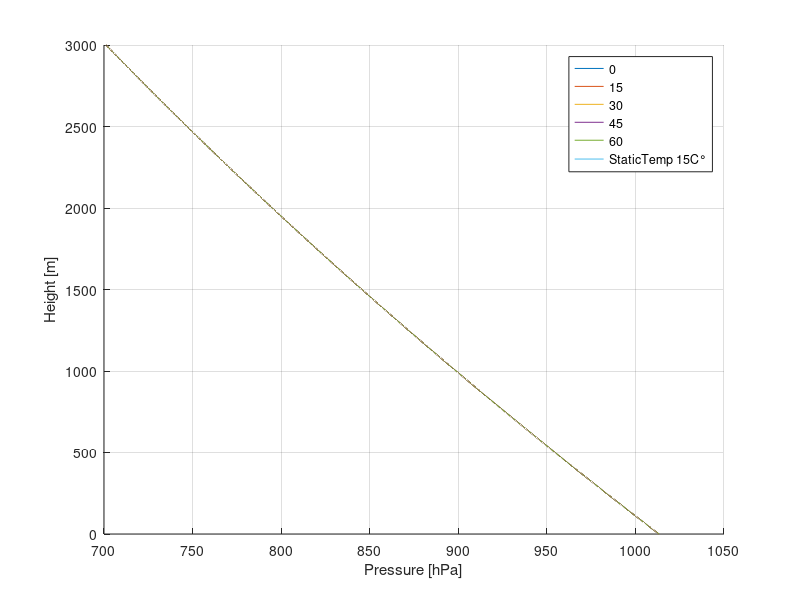
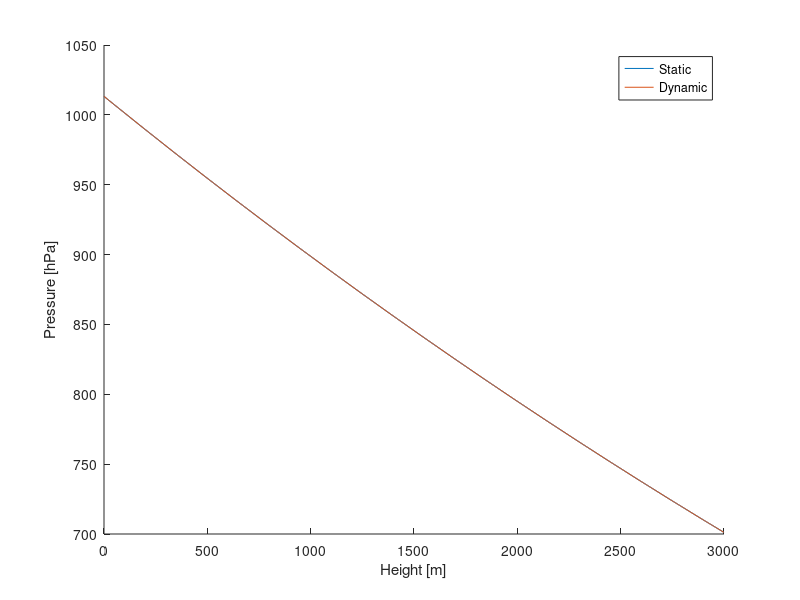
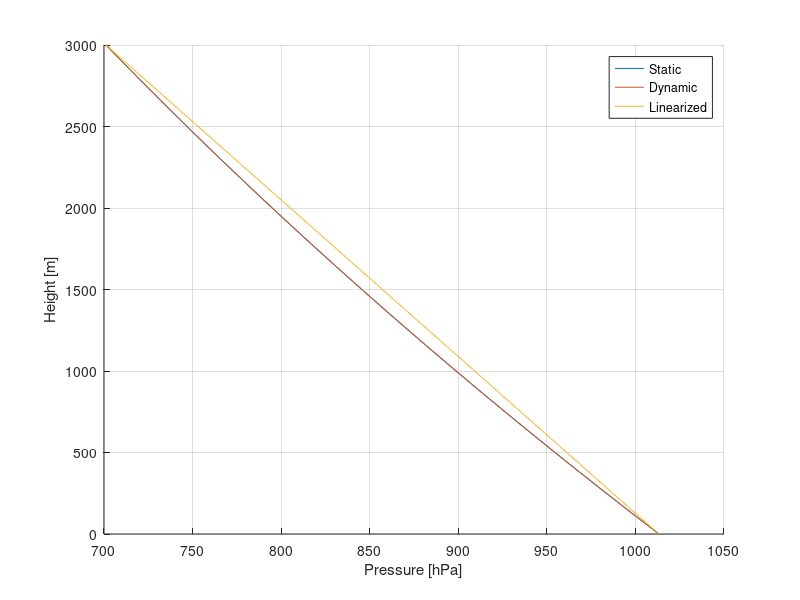
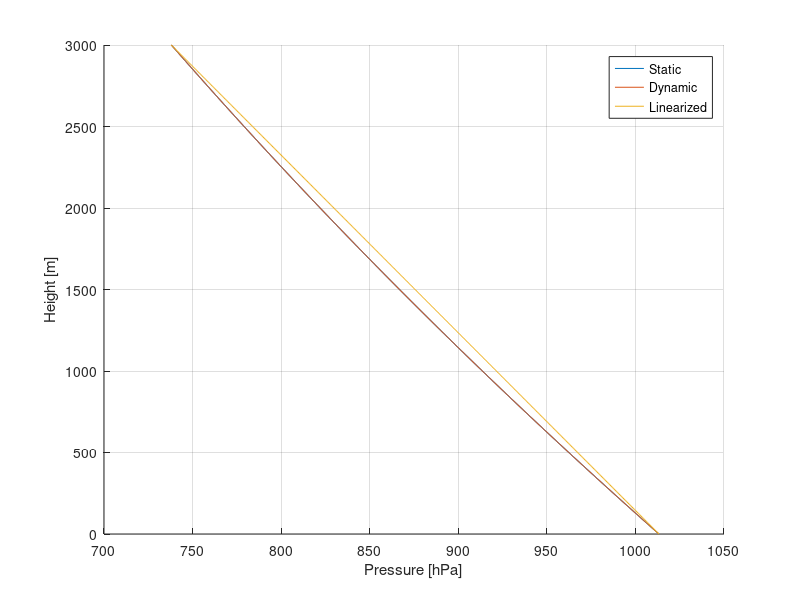

Source code (MATLAB) for these figures, in order:
clear all; close all;
clc;
%% Implement the different vetors
NmbT = 5;
for k = 1:NmbT
    T0(k) = (k-1)*15 + 273.15;   %K°
end


P0 = 1013.25;       %hPa on 0 altitude
h = 0:5:3000;

for k = 1:length(T0)
    T(k,:) = T0(k)-0.00649*h;
end
T(k+1,:) = ones(1,length(h))*288.15;

%% Get the different pressure curves
for k = 1:length(T0)
    p(k,:) = P0*(1-(0.0065*h)./288.15).^5.255;
end
p(length(T0)+1,:) = P0*(1-(0.0065*h)./288.15).^5.255;
%% Plot to See Changes
figure('Name','Pressure depending on start Temp and height')
hold on;
grid on;
for k = 1:NmbT
    plot3(p(k,:),h,T(k,:));
end
plot3(p(k+1,:),h,T(k+1,:));
legend('0','15','30','45','60','StaticTemp 15C°');
xlabel('Pressure [hPa]');
ylabel('Height [m]');
zlabel('Temp [k°]');

%% Static Vs. Dynamic

p_Stac(1,:) = P0*(1-(0.0065*h)./288.15).^5.255;
p_Stac(2,:) = P0*(1-(0.0065*h)./288.15).^5.255;

figure('Name','Pressure with static and changing Temp');
hold on;
plot(h,p_Stac(1,:));
plot(h,p_Stac(2,:));
ylabel('Pressure [hPa]');
xlabel('Height [m]');
legend('Static','Dynamic');

%% Try to regenerate this function in a linear fashion by T0 = 15°:

deltaPH = p_Stac(1,end)-p_Stac(1,1);
deltaT = T(2,end)-T(2,1);
deltaH = h(end)-h(1);
deltaPT = p_Stac(2,end)-p_Stac(1,end);
TempGain = deltaPT/deltaT;
HeightGain = deltaPH/deltaH;

plin15 = P0 + TempGain * (T(2,:)-T0(2)) + HeightGain * h;

figure('Name','Linearised function VS. real func');
grid on;
hold on;
plot(p_Stac(1,:),h);
plot(p_Stac(2,:),h);
xlabel('Pressure [hPa]');
ylabel('Height [m]');
plot(plin15,h);
legend('Static','Dynamic','Linearized');

%% Same as above with 60 Degrees
p_Stac(1,:) = P0*(1-(0.0065*h)./(273.15+60)).^5.255;
p_Stac(2,:) = P0*(1-(0.0065*h)./(273.15+60)).^5.255;

deltaPH = p_Stac(1,end)-p_Stac(1,1);
deltaT = T(5,end)-T(5,1);
deltaH = h(end)-h(1);
deltaPT = p_Stac(2,end)-p_Stac(1,end);
TempGain = deltaPT/deltaT;
HeightGain = deltaPH/deltaH;

plin60 = P0 + TempGain * (T(5,:)-T0(5)) + HeightGain * h;

figure('Name','Linearised function VS. real func');
grid on;
hold on;
plot(p_Stac(1,:),h);
plot(p_Stac(2,:),h);
xlabel('Pressure [hPa]');
ylabel('Height [m]');
plot(plin60,h);
legend('Static','Dynamic','Linearized');

%% Create lookuptable for different Starting Temperatures (0-100 C°):

for k = 1:50
    T0(k) = (k-1)*2 + 273.15;   %K°
end

P0 = 1013.25;       %hPa on 0 altitude
h = 0:5:3000;

for k = 1:length(T0)
    T(k,:) = T0(k)-0.00649*h;
end

for k = 1:50

p_Stac(1,:) = P0*(1-(0.0065*h)./(273.15+(k-1)*2)).^5.255;
p_Stac(2,:) = P0*(1-(0.0065*h)./(273.15+(k-1)*2)).^5.255;

deltaPH = p_Stac(1,end)-p_Stac(1,1);
deltaT = T(5,end)-T(5,1);
deltaH = h(end)-h(1);
deltaPT = p_Stac(2,end)-p_Stac(1,end);
PressLookUp(1,k) = deltaPT/deltaT; %First column Temperature Gain
PressLookUp(2,k) = deltaPH/deltaH; %Secon column Height Gain  
end

save('PressLookUp.mat','PressLookUp');